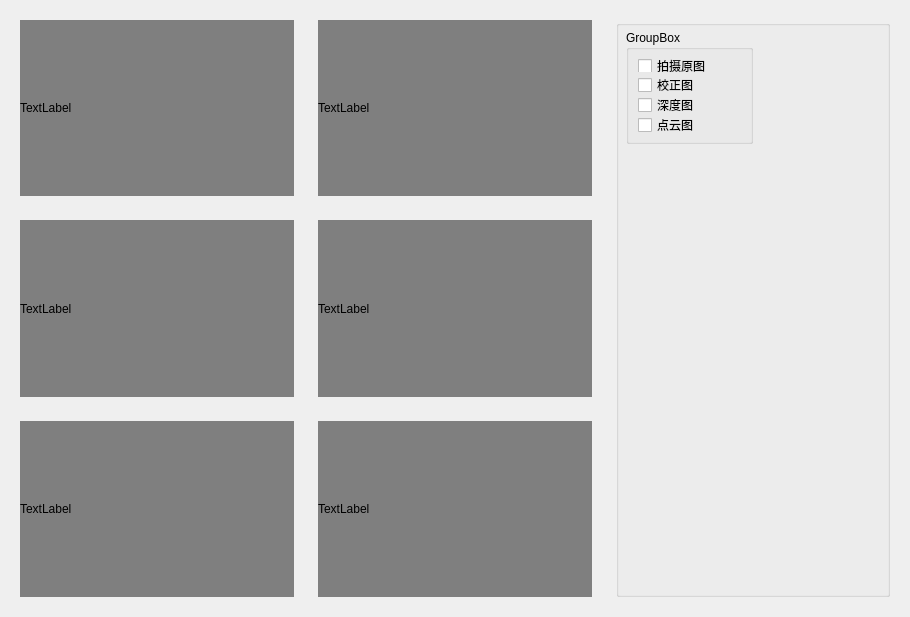
<?xml version="1.0" encoding="UTF-8"?>
<ui version="4.0">
 <class>CDoubleCameraDlg</class>
 <widget class="QDialog" name="CDoubleCameraDlg">
  <property name="geometry">
   <rect>
    <x>0</x>
    <y>0</y>
    <width>910</width>
    <height>617</height>
   </rect>
  </property>
  <property name="windowTitle">
   <string>双目相机</string>
  </property>
  <layout class="QGridLayout" name="gridLayout_2">
   <item row="0" column="0">
    <widget class="QWidget" name="widget" native="true">
     <layout class="QVBoxLayout" name="verticalLayout">
      <item>
       <widget class="QLabel" name="label_LeftImage">
        <property name="styleSheet">
         <string notr="true">background-color: rgb(127, 127, 127);</string>
        </property>
        <property name="text">
         <string>TextLabel</string>
        </property>
       </widget>
      </item>
     </layout>
    </widget>
   </item>
   <item row="0" column="1">
    <widget class="QWidget" name="widget_2" native="true">
     <layout class="QVBoxLayout" name="verticalLayout_2">
      <item>
       <widget class="QLabel" name="label_RightImage">
        <property name="styleSheet">
         <string notr="true">background-color: rgb(127, 127, 127);</string>
        </property>
        <property name="text">
         <string>TextLabel</string>
        </property>
       </widget>
      </item>
     </layout>
    </widget>
   </item>
   <item row="0" column="2" rowspan="3">
    <widget class="QWidget" name="widget_3" native="true">
     <layout class="QVBoxLayout" name="verticalLayout_3">
      <item>
       <widget class="QGroupBox" name="groupBox">
        <property name="title">
         <string/>
        </property>
        <widget class="QGroupBox" name="groupBox_2">
         <property name="geometry">
          <rect>
           <x>10</x>
           <y>10</y>
           <width>127</width>
           <height>114</height>
          </rect>
         </property>
         <property name="title">
          <string>GroupBox</string>
         </property>
         <layout class="QGridLayout" name="gridLayout">
          <item row="3" column="0">
           <widget class="QCheckBox" name="checkBox_capImg">
            <property name="text">
             <string>拍摄原图</string>
            </property>
           </widget>
          </item>
          <item row="5" column="0">
           <widget class="QCheckBox" name="checkBox_GenDepthImg">
            <property name="text">
             <string>深度图</string>
            </property>
           </widget>
          </item>
          <item row="4" column="0">
           <widget class="QCheckBox" name="checkBox_CorrectImg">
            <property name="text">
             <string>校正图</string>
            </property>
           </widget>
          </item>
          <item row="6" column="0">
           <widget class="QCheckBox" name="checkBox_GenPlyImg">
            <property name="text">
             <string>点云图</string>
            </property>
           </widget>
          </item>
         </layout>
        </widget>
       </widget>
      </item>
     </layout>
    </widget>
   </item>
   <item row="1" column="0">
    <widget class="QWidget" name="widget_5" native="true">
     <layout class="QVBoxLayout" name="verticalLayout_5">
      <item>
       <widget class="QLabel" name="label_LeftCorrectImage">
        <property name="styleSheet">
         <string notr="true">background-color: rgb(127, 127, 127);</string>
        </property>
        <property name="text">
         <string>TextLabel</string>
        </property>
       </widget>
      </item>
     </layout>
    </widget>
   </item>
   <item row="1" column="1">
    <widget class="QWidget" name="widget_8" native="true">
     <layout class="QVBoxLayout" name="verticalLayout_8">
      <item>
       <widget class="QLabel" name="label_RightCorrectImage">
        <property name="styleSheet">
         <string notr="true">background-color: rgb(127, 127, 127);</string>
        </property>
        <property name="text">
         <string>TextLabel</string>
        </property>
       </widget>
      </item>
     </layout>
    </widget>
   </item>
   <item row="2" column="0">
    <widget class="QWidget" name="widget_6" native="true">
     <layout class="QVBoxLayout" name="verticalLayout_6">
      <item>
       <widget class="QLabel" name="label_DepthImage">
        <property name="styleSheet">
         <string notr="true">background-color: rgb(127, 127, 127);</string>
        </property>
        <property name="text">
         <string>TextLabel</string>
        </property>
       </widget>
      </item>
     </layout>
    </widget>
   </item>
   <item row="2" column="1">
    <widget class="QWidget" name="widget_7" native="true">
     <layout class="QVBoxLayout" name="verticalLayout_7">
      <item>
       <widget class="QLabel" name="label_PlyImage">
        <property name="styleSheet">
         <string notr="true">background-color: rgb(127, 127, 127);</string>
        </property>
        <property name="text">
         <string>TextLabel</string>
        </property>
       </widget>
      </item>
     </layout>
    </widget>
   </item>
  </layout>
 </widget>
 <resources/>
 <connections/>
</ui>
